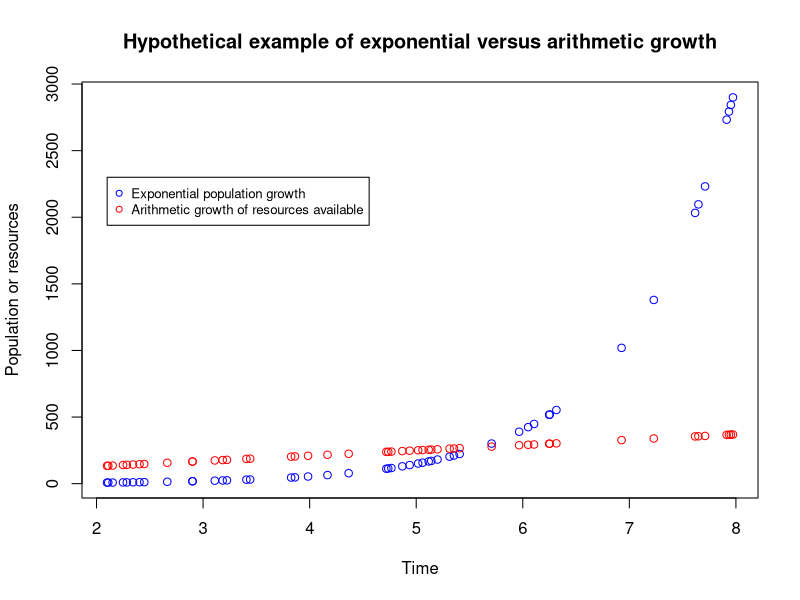
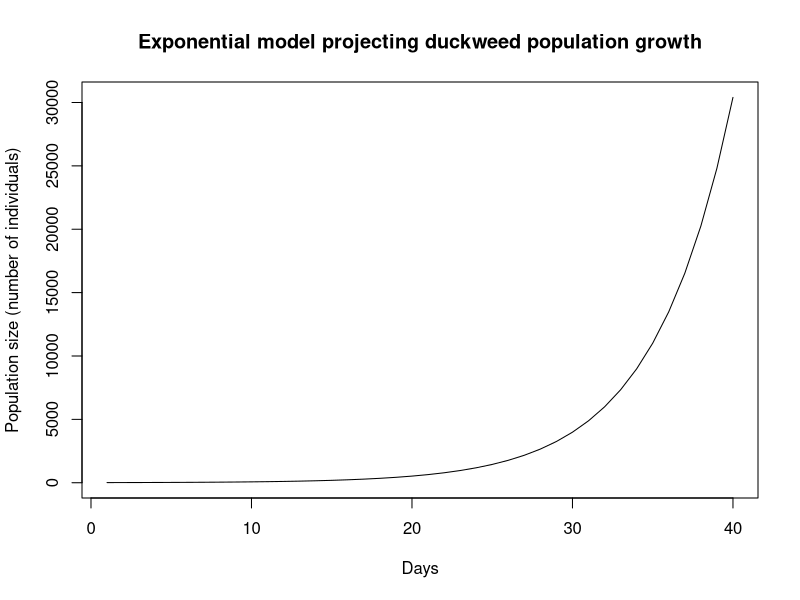
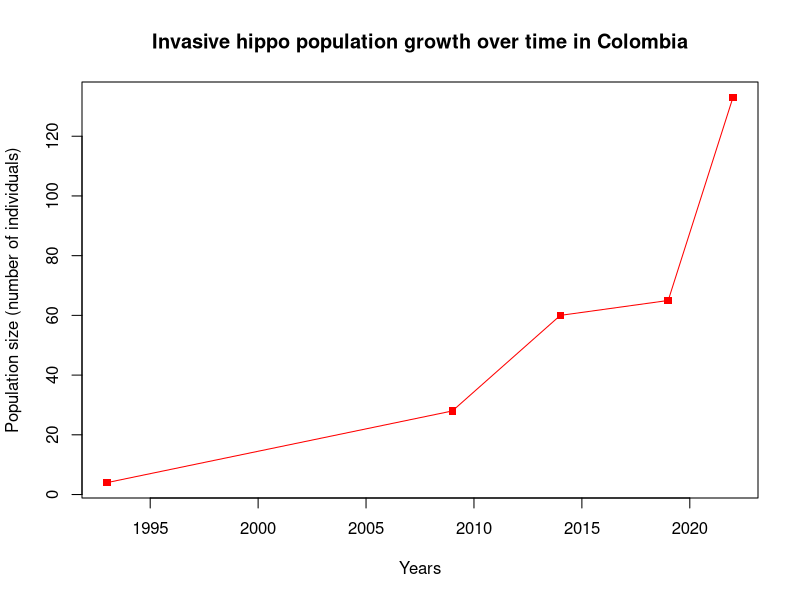
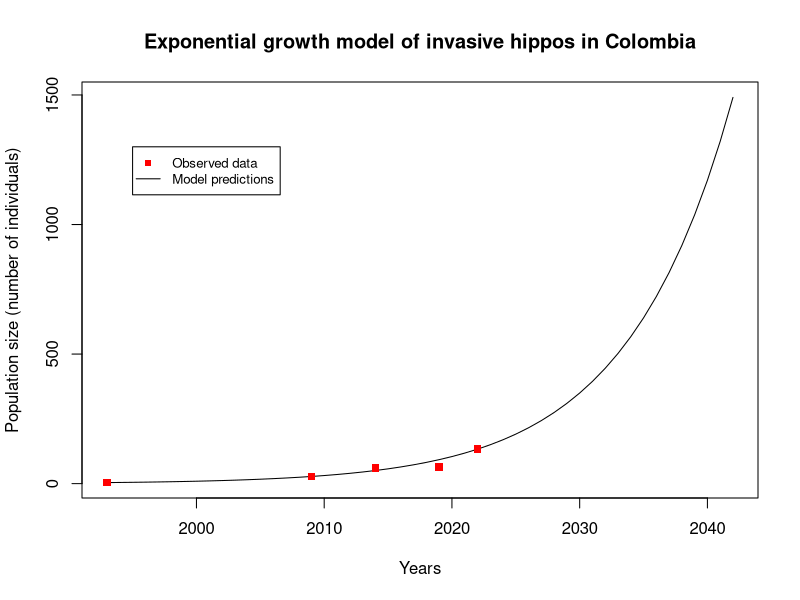

Reproduce these figures in R, in order.
## ---- chunk 1
knitr::opts_chunk$set(echo = TRUE,always_allow_html = TRUE, tidy.opts=list(width.cutoff=60), tidy=TRUE)
## ---- chunk 2
# Generate random numbers from an uniform distribution (runif(n, min, max))
x <- runif(50,2,8)

# Plot hypothetical exponential and linear growth patterns
plot(x,exp(x), lty=1, col = "blue", main="Hypothetical example of exponential versus arithmetic growth", xlab="Time", 
     ylab="Population or resources")
points(x,50+(40*x),col="red")
legend(2.1, 2300, legend=c("Exponential population growth", "Arithmetic growth of resources available"),
       col=c("blue", "red"), cex=0.8, pch=c(21,1))
## ---- chunk 3
# Let's practice: considering that an initial population of 100 individuals and a net reproductive rate of 1.5, what will be the total population size in 4 generations?

Ninitial <- 1000
R0 <- 1.2

# The net reproductive rate is multiplied several times to represent each of the 3 generations:

Nfuture <- (Ninitial*R0)*R0*R0*R0
Nfuture
## ---- chunk 4
lambda=1.45

#We can calculate how much a population will change in the next time step (eg., next year):
percentage_of_change=(lambda-1)*100
percentage_of_change
## ---- chunk 5
# We take note of the population growth of a given annual plant at different time periods:
week1 <- 74
week0 <- 35

# Applying the equation above we get the $\lambda$ growth rate over the first week period:
lambda <- week1/week0
lambda
## ---- chunk 6
# Here are population numbers for a given plant species at year 2 and year 0:
year2 <- 173
year0 <- 35

# The average weekly $\lambda$ is:
lambda <- (year2/year0)^(1/2)
## ---- chunk 7
# Let's create a dataframe using the duckweed population counts we have just obtained from the picture above:
duckweed <- data.frame(day=(c(18,20,23,25,27,30)),pop_size=(c(9,12,23,45,68,103)))

# Now, let's calculate the average daily $\lambda$:
lambda <- (duckweed[6, "pop_size"]/duckweed[1, "pop_size"])^(1/(duckweed[6, "day"]-duckweed[1, "day"]))
## ---- chunk 8
# And the r
r<-log(lambda)
## ---- chunk 9
# And here we simulate the growth of duckweeds over a 40-day period
N0 <- duckweed$pop_size[1]; t <- 1:40
cont.mat <- sapply(r, function(ri) N0 * exp(ri * t))
matplot(t, cont.mat, type = "l", col = 1, 
        main="Exponential model projecting duckweed population growth", 
     xlab="Days", ylab="Population size (number of individuals)")
## ---- chunk 10
# We can use this equation to calculate the doubling time for our experimental duckweeds:
double <- 0.69/r
## ---- chunk 11
# First, let's create a data frame containing dates and respective population counts as in Shurin (2020). We added additional records obtained from news outlets:
hippo <- data.frame(year=c(1993, 2009, 2014, 2019, 2022),pop_size=(c(4, 28, 60, 65, 133)))

# source for 2014: Kremer (2014)
# source for 2009: Romero (2009)
# source for 2022: Varona (2022)

plot(hippo$year, hippo$pop_size, type="o", pch=15, col="red", 
     main="Invasive hippo population growth over time in Colombia", 
     xlab="Years", ylab="Population size (number of individuals)")
## ---- chunk 12
# Now, let's calculate the average yearly $\lambda$:
lambda <- (hippo[5, "pop_size"]/hippo[1, "pop_size"])^(1/(hippo[5, "year"]-hippo[1, "year"]))
## ---- chunk 13
# By taking the natural logarithm, we convert $\lambda$ to r
r<-log(lambda)
## ---- chunk 14
# To predict population sizes, we first set our initial population size
initial<-hippo$pop_size[1]

# And we create an empty vector in which we will later include population sizes for the next 50 years
pred.pop.expon<-vector("numeric", 50)

# Our modelling starts with initially observed population sizes
pred.pop.expon[1]<-initial

# And we add a function to calculate population sizes according to our previously estimated growth rates
for(i in 2:50){
  pred.pop.expon[i]<-pred.pop.expon[i-1]*lambda
  }

# Adding a dataframe to include our predictions
hippo.model <- data.frame(year=c(1993:(1993+49)),pop_size=pred.pop.expon)

# And plotting predicitons and observed data
plot(hippo.model$year, hippo.model$pop_size,type="l",
     main="Exponential growth model of invasive hippos in Colombia", 
     xlab="Years", ylab="Population size (number of individuals)")
points(hippo$year, hippo$pop_size,pch=15,col="red")
legend(1995, 1300, legend=c("Observed data", "Model predictions"),
       col=c("red", "black"), cex=0.8, lty= c(NA,1), pch=c(15,NA))
